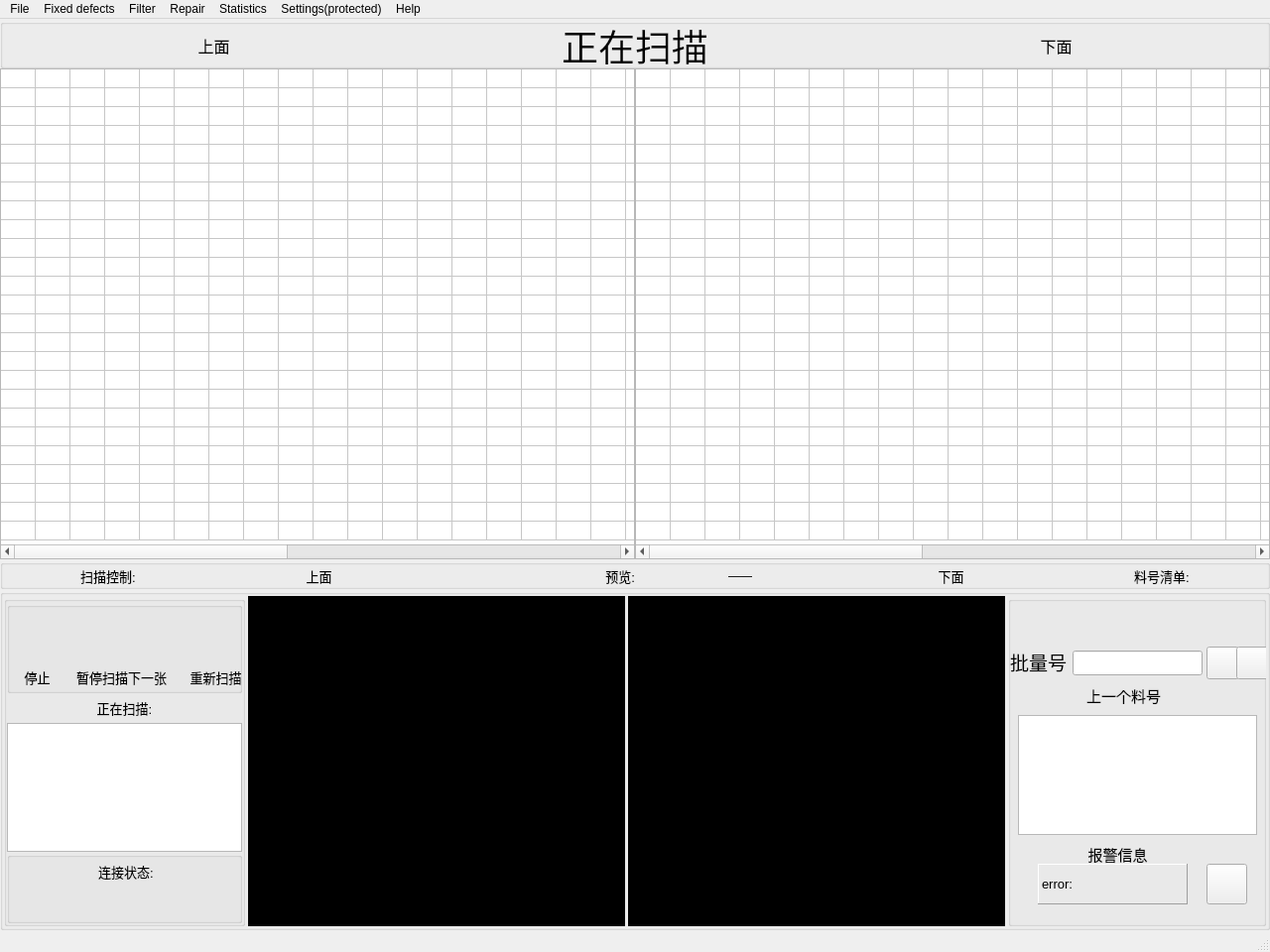
<?xml version="1.0" encoding="UTF-8"?>
<ui version="4.0">
 <class>MainWindow</class>
 <widget class="QMainWindow" name="MainWindow">
  <property name="geometry">
   <rect>
    <x>0</x>
    <y>0</y>
    <width>1276</width>
    <height>957</height>
   </rect>
  </property>
  <property name="windowTitle">
   <string>Optima Server</string>
  </property>
  <widget class="QWidget" name="centralWidget">
   <layout class="QGridLayout" name="gridLayout">
    <property name="leftMargin">
     <number>0</number>
    </property>
    <property name="topMargin">
     <number>0</number>
    </property>
    <property name="rightMargin">
     <number>0</number>
    </property>
    <property name="bottomMargin">
     <number>0</number>
    </property>
    <property name="spacing">
     <number>0</number>
    </property>
    <item row="1" column="0">
     <widget class="myTableWidget" name="tableWidget">
      <property name="minimumSize">
       <size>
        <width>0</width>
        <height>495</height>
       </size>
      </property>
      <property name="maximumSize">
       <size>
        <width>16777215</width>
        <height>495</height>
       </size>
      </property>
      <property name="styleSheet">
       <string notr="true"/>
      </property>
      <property name="rowCount">
       <number>25</number>
      </property>
      <property name="columnCount">
       <number>40</number>
      </property>
      <attribute name="horizontalHeaderVisible">
       <bool>false</bool>
      </attribute>
      <attribute name="horizontalHeaderMinimumSectionSize">
       <number>25</number>
      </attribute>
      <attribute name="horizontalHeaderDefaultSectionSize">
       <number>35</number>
      </attribute>
      <attribute name="verticalHeaderVisible">
       <bool>false</bool>
      </attribute>
      <attribute name="verticalHeaderMinimumSectionSize">
       <number>15</number>
      </attribute>
      <attribute name="verticalHeaderDefaultSectionSize">
       <number>19</number>
      </attribute>
      <row/>
      <row/>
      <row/>
      <row/>
      <row/>
      <row/>
      <row/>
      <row/>
      <row/>
      <row/>
      <row/>
      <row/>
      <row/>
      <row/>
      <row/>
      <row/>
      <row/>
      <row/>
      <row/>
      <row/>
      <row/>
      <row/>
      <row/>
      <row/>
      <row/>
      <column/>
      <column/>
      <column/>
      <column/>
      <column/>
      <column/>
      <column/>
      <column/>
      <column/>
      <column/>
      <column/>
      <column/>
      <column/>
      <column/>
      <column/>
      <column/>
      <column/>
      <column/>
      <column/>
      <column/>
      <column/>
      <column/>
      <column/>
      <column/>
      <column/>
      <column/>
      <column/>
      <column/>
      <column/>
      <column/>
      <column/>
      <column/>
      <column/>
      <column/>
      <column/>
      <column/>
      <column/>
      <column/>
      <column/>
      <column/>
     </widget>
    </item>
    <item row="0" column="0" colspan="2">
     <widget class="QGroupBox" name="groupBox_3">
      <property name="minimumSize">
       <size>
        <width>0</width>
        <height>50</height>
       </size>
      </property>
      <property name="maximumSize">
       <size>
        <width>16777215</width>
        <height>50</height>
       </size>
      </property>
      <property name="title">
       <string/>
      </property>
      <layout class="QHBoxLayout" name="horizontalLayout">
       <property name="spacing">
        <number>0</number>
       </property>
       <property name="leftMargin">
        <number>0</number>
       </property>
       <property name="topMargin">
        <number>0</number>
       </property>
       <property name="rightMargin">
        <number>0</number>
       </property>
       <property name="bottomMargin">
        <number>0</number>
       </property>
       <item>
        <widget class="QLabel" name="SLab">
         <property name="font">
          <font>
           <pointsize>12</pointsize>
          </font>
         </property>
         <property name="text">
          <string>上面</string>
         </property>
         <property name="alignment">
          <set>Qt::AlignCenter</set>
         </property>
        </widget>
       </item>
       <item>
        <widget class="MyLabel" name="stopLab">
         <property name="font">
          <font>
           <family>Arial</family>
           <pointsize>28</pointsize>
          </font>
         </property>
         <property name="text">
          <string>正在扫描</string>
         </property>
         <property name="scaledContents">
          <bool>false</bool>
         </property>
         <property name="alignment">
          <set>Qt::AlignCenter</set>
         </property>
        </widget>
       </item>
       <item>
        <widget class="QLabel" name="XLab">
         <property name="font">
          <font>
           <pointsize>12</pointsize>
          </font>
         </property>
         <property name="text">
          <string>下面</string>
         </property>
         <property name="alignment">
          <set>Qt::AlignCenter</set>
         </property>
        </widget>
       </item>
      </layout>
     </widget>
    </item>
    <item row="1" column="1">
     <widget class="myTableWidget" name="tableWidget_2">
      <property name="minimumSize">
       <size>
        <width>0</width>
        <height>495</height>
       </size>
      </property>
      <property name="maximumSize">
       <size>
        <width>16777215</width>
        <height>495</height>
       </size>
      </property>
      <property name="rowCount">
       <number>25</number>
      </property>
      <property name="columnCount">
       <number>40</number>
      </property>
      <attribute name="horizontalHeaderVisible">
       <bool>false</bool>
      </attribute>
      <attribute name="horizontalHeaderDefaultSectionSize">
       <number>35</number>
      </attribute>
      <attribute name="verticalHeaderVisible">
       <bool>false</bool>
      </attribute>
      <attribute name="verticalHeaderMinimumSectionSize">
       <number>15</number>
      </attribute>
      <attribute name="verticalHeaderDefaultSectionSize">
       <number>19</number>
      </attribute>
      <row/>
      <row/>
      <row/>
      <row/>
      <row/>
      <row/>
      <row/>
      <row/>
      <row/>
      <row/>
      <row/>
      <row/>
      <row/>
      <row/>
      <row/>
      <row/>
      <row/>
      <row/>
      <row/>
      <row/>
      <row/>
      <row/>
      <row/>
      <row/>
      <row/>
      <column/>
      <column/>
      <column/>
      <column/>
      <column/>
      <column/>
      <column/>
      <column/>
      <column/>
      <column/>
      <column/>
      <column/>
      <column/>
      <column/>
      <column/>
      <column/>
      <column/>
      <column/>
      <column/>
      <column/>
      <column/>
      <column/>
      <column/>
      <column/>
      <column/>
      <column/>
      <column/>
      <column/>
      <column/>
      <column/>
      <column/>
      <column/>
      <column/>
      <column/>
      <column/>
      <column/>
      <column/>
      <column/>
      <column/>
      <column/>
     </widget>
    </item>
    <item row="2" column="0" colspan="2">
     <widget class="QGroupBox" name="groupBox_4">
      <property name="minimumSize">
       <size>
        <width>0</width>
        <height>30</height>
       </size>
      </property>
      <property name="maximumSize">
       <size>
        <width>16777215</width>
        <height>30</height>
       </size>
      </property>
      <property name="title">
       <string/>
      </property>
      <layout class="QHBoxLayout" name="horizontalLayout_2">
       <property name="spacing">
        <number>0</number>
       </property>
       <property name="leftMargin">
        <number>0</number>
       </property>
       <property name="topMargin">
        <number>0</number>
       </property>
       <property name="rightMargin">
        <number>0</number>
       </property>
       <property name="bottomMargin">
        <number>0</number>
       </property>
       <item>
        <widget class="QLabel" name="scanConLab">
         <property name="font">
          <font>
           <pointsize>10</pointsize>
          </font>
         </property>
         <property name="text">
          <string>扫描控制:</string>
         </property>
         <property name="alignment">
          <set>Qt::AlignCenter</set>
         </property>
        </widget>
       </item>
       <item>
        <widget class="QLabel" name="label_2">
         <property name="font">
          <font>
           <pointsize>10</pointsize>
          </font>
         </property>
         <property name="text">
          <string>上面</string>
         </property>
         <property name="alignment">
          <set>Qt::AlignCenter</set>
         </property>
        </widget>
       </item>
       <item>
        <widget class="QLabel" name="previewLab">
         <property name="font">
          <font>
           <pointsize>10</pointsize>
          </font>
         </property>
         <property name="text">
          <string>预览:</string>
         </property>
         <property name="alignment">
          <set>Qt::AlignRight|Qt::AlignTrailing|Qt::AlignVCenter</set>
         </property>
        </widget>
       </item>
       <item>
        <widget class="QLabel" name="viewNumLab">
         <property name="text">
          <string>——</string>
         </property>
         <property name="alignment">
          <set>Qt::AlignCenter</set>
         </property>
        </widget>
       </item>
       <item>
        <widget class="QLabel" name="label_6">
         <property name="font">
          <font>
           <pointsize>10</pointsize>
          </font>
         </property>
         <property name="text">
          <string>下面</string>
         </property>
         <property name="alignment">
          <set>Qt::AlignCenter</set>
         </property>
        </widget>
       </item>
       <item>
        <widget class="QLabel" name="listLab">
         <property name="font">
          <font>
           <pointsize>10</pointsize>
          </font>
         </property>
         <property name="text">
          <string>料号清单:</string>
         </property>
         <property name="alignment">
          <set>Qt::AlignCenter</set>
         </property>
        </widget>
       </item>
      </layout>
     </widget>
    </item>
    <item row="3" column="0" colspan="2">
     <widget class="QGroupBox" name="groupBox">
      <property name="title">
       <string/>
      </property>
      <layout class="QHBoxLayout" name="horizontalLayout_3">
       <property name="spacing">
        <number>3</number>
       </property>
       <property name="leftMargin">
        <number>1</number>
       </property>
       <property name="topMargin">
        <number>1</number>
       </property>
       <property name="rightMargin">
        <number>1</number>
       </property>
       <property name="bottomMargin">
        <number>1</number>
       </property>
       <item>
        <widget class="QGroupBox" name="groupBox_5">
         <property name="minimumSize">
          <size>
           <width>243</width>
           <height>70</height>
          </size>
         </property>
         <property name="maximumSize">
          <size>
           <width>243</width>
           <height>16777215</height>
          </size>
         </property>
         <property name="title">
          <string/>
         </property>
         <layout class="QVBoxLayout" name="verticalLayout" stretch="1,1,1,1">
          <property name="spacing">
           <number>0</number>
          </property>
          <property name="leftMargin">
           <number>0</number>
          </property>
          <property name="topMargin">
           <number>0</number>
          </property>
          <property name="rightMargin">
           <number>0</number>
          </property>
          <property name="bottomMargin">
           <number>0</number>
          </property>
          <item>
           <widget class="QGroupBox" name="groupBox_7">
            <property name="minimumSize">
             <size>
              <width>0</width>
              <height>92</height>
             </size>
            </property>
            <property name="maximumSize">
             <size>
              <width>1677215</width>
              <height>92</height>
             </size>
            </property>
            <property name="title">
             <string/>
            </property>
            <widget class="QPushButton" name="stopBtn">
             <property name="geometry">
              <rect>
               <x>10</x>
               <y>0</y>
               <width>65</width>
               <height>65</height>
              </rect>
             </property>
             <property name="minimumSize">
              <size>
               <width>65</width>
               <height>65</height>
              </size>
             </property>
             <property name="maximumSize">
              <size>
               <width>65</width>
               <height>65</height>
              </size>
             </property>
             <property name="text">
              <string/>
             </property>
             <property name="checkable">
              <bool>true</bool>
             </property>
             <property name="flat">
              <bool>true</bool>
             </property>
            </widget>
            <widget class="QPushButton" name="pauseBtn">
             <property name="geometry">
              <rect>
               <x>90</x>
               <y>0</y>
               <width>65</width>
               <height>65</height>
              </rect>
             </property>
             <property name="minimumSize">
              <size>
               <width>65</width>
               <height>65</height>
              </size>
             </property>
             <property name="maximumSize">
              <size>
               <width>65</width>
               <height>65</height>
              </size>
             </property>
             <property name="text">
              <string/>
             </property>
             <property name="checkable">
              <bool>true</bool>
             </property>
             <property name="checked">
              <bool>false</bool>
             </property>
             <property name="flat">
              <bool>true</bool>
             </property>
            </widget>
            <widget class="QPushButton" name="restartBtn">
             <property name="geometry">
              <rect>
               <x>170</x>
               <y>0</y>
               <width>65</width>
               <height>65</height>
              </rect>
             </property>
             <property name="minimumSize">
              <size>
               <width>65</width>
               <height>65</height>
              </size>
             </property>
             <property name="maximumSize">
              <size>
               <width>65</width>
               <height>65</height>
              </size>
             </property>
             <property name="text">
              <string/>
             </property>
             <property name="checkable">
              <bool>true</bool>
             </property>
             <property name="flat">
              <bool>true</bool>
             </property>
            </widget>
            <widget class="QLabel" name="label_7">
             <property name="geometry">
              <rect>
               <x>10</x>
               <y>60</y>
               <width>41</width>
               <height>31</height>
              </rect>
             </property>
             <property name="font">
              <font>
               <pointsize>10</pointsize>
              </font>
             </property>
             <property name="text">
              <string>停止</string>
             </property>
             <property name="alignment">
              <set>Qt::AlignCenter</set>
             </property>
            </widget>
            <widget class="QLabel" name="label_9">
             <property name="geometry">
              <rect>
               <x>50</x>
               <y>60</y>
               <width>131</width>
               <height>31</height>
              </rect>
             </property>
             <property name="font">
              <font>
               <pointsize>10</pointsize>
              </font>
             </property>
             <property name="text">
              <string>暂停扫描下一张</string>
             </property>
             <property name="alignment">
              <set>Qt::AlignCenter</set>
             </property>
            </widget>
            <widget class="QLabel" name="label_10">
             <property name="geometry">
              <rect>
               <x>180</x>
               <y>60</y>
               <width>61</width>
               <height>31</height>
              </rect>
             </property>
             <property name="font">
              <font>
               <pointsize>10</pointsize>
              </font>
             </property>
             <property name="text">
              <string>重新扫描</string>
             </property>
             <property name="alignment">
              <set>Qt::AlignCenter</set>
             </property>
            </widget>
           </widget>
          </item>
          <item>
           <widget class="QLabel" name="scanRunLab">
            <property name="minimumSize">
             <size>
              <width>0</width>
              <height>30</height>
             </size>
            </property>
            <property name="maximumSize">
             <size>
              <width>15555557</width>
              <height>30</height>
             </size>
            </property>
            <property name="font">
             <font>
              <pointsize>10</pointsize>
             </font>
            </property>
            <property name="text">
             <string>正在扫描:</string>
            </property>
            <property name="alignment">
             <set>Qt::AlignCenter</set>
            </property>
           </widget>
          </item>
          <item>
           <widget class="QTextEdit" name="textEdit">
            <property name="minimumSize">
             <size>
              <width>0</width>
              <height>130</height>
             </size>
            </property>
            <property name="maximumSize">
             <size>
              <width>16777215</width>
              <height>130</height>
             </size>
            </property>
            <property name="font">
             <font>
              <family>Arial</family>
              <pointsize>13</pointsize>
             </font>
            </property>
            <property name="readOnly">
             <bool>false</bool>
            </property>
           </widget>
          </item>
          <item>
           <widget class="QGroupBox" name="groupBox_6">
            <property name="title">
             <string/>
            </property>
            <widget class="QLabel" name="label">
             <property name="geometry">
              <rect>
               <x>90</x>
               <y>10</y>
               <width>60</width>
               <height>20</height>
              </rect>
             </property>
             <property name="minimumSize">
              <size>
               <width>60</width>
               <height>20</height>
              </size>
             </property>
             <property name="maximumSize">
              <size>
               <width>60</width>
               <height>20</height>
              </size>
             </property>
             <property name="font">
              <font>
               <pointsize>10</pointsize>
              </font>
             </property>
             <property name="text">
              <string>连接状态:</string>
             </property>
             <property name="alignment">
              <set>Qt::AlignCenter</set>
             </property>
            </widget>
            <widget class="QLabel" name="label_3">
             <property name="geometry">
              <rect>
               <x>0</x>
               <y>40</y>
               <width>31</width>
               <height>31</height>
              </rect>
             </property>
             <property name="styleSheet">
              <string notr="true">image: url(:/pic/image/lose.jpg);</string>
             </property>
             <property name="text">
              <string/>
             </property>
            </widget>
            <widget class="QLabel" name="label_4">
             <property name="geometry">
              <rect>
               <x>30</x>
               <y>40</y>
               <width>31</width>
               <height>31</height>
              </rect>
             </property>
             <property name="styleSheet">
              <string notr="true">image: url(:/pic/image/lose.jpg);</string>
             </property>
             <property name="text">
              <string/>
             </property>
            </widget>
            <widget class="QLabel" name="label_5">
             <property name="geometry">
              <rect>
               <x>60</x>
               <y>40</y>
               <width>31</width>
               <height>31</height>
              </rect>
             </property>
             <property name="styleSheet">
              <string notr="true">image: url(:/pic/image/lose.jpg);</string>
             </property>
             <property name="text">
              <string/>
             </property>
            </widget>
            <widget class="QLabel" name="label_8">
             <property name="geometry">
              <rect>
               <x>90</x>
               <y>40</y>
               <width>31</width>
               <height>31</height>
              </rect>
             </property>
             <property name="styleSheet">
              <string notr="true">image: url(:/pic/image/lose.jpg);</string>
             </property>
             <property name="text">
              <string/>
             </property>
            </widget>
            <widget class="QLabel" name="label_11">
             <property name="geometry">
              <rect>
               <x>120</x>
               <y>40</y>
               <width>31</width>
               <height>31</height>
              </rect>
             </property>
             <property name="styleSheet">
              <string notr="true">image: url(:/pic/image/lose.jpg);</string>
             </property>
             <property name="text">
              <string/>
             </property>
            </widget>
            <widget class="QLabel" name="label_12">
             <property name="geometry">
              <rect>
               <x>150</x>
               <y>40</y>
               <width>31</width>
               <height>31</height>
              </rect>
             </property>
             <property name="styleSheet">
              <string notr="true">image: url(:/pic/image/lose.jpg);</string>
             </property>
            </widget>
            <widget class="QLabel" name="label_13">
             <property name="geometry">
              <rect>
               <x>180</x>
               <y>40</y>
               <width>31</width>
               <height>31</height>
              </rect>
             </property>
             <property name="styleSheet">
              <string notr="true">image: url(:/pic/image/lose.jpg);</string>
             </property>
            </widget>
            <widget class="QLabel" name="label_14">
             <property name="geometry">
              <rect>
               <x>210</x>
               <y>40</y>
               <width>31</width>
               <height>31</height>
              </rect>
             </property>
             <property name="styleSheet">
              <string notr="true">image: url(:/pic/image/lose.jpg);</string>
             </property>
            </widget>
           </widget>
          </item>
         </layout>
        </widget>
       </item>
       <item>
        <widget class="QLabel" name="upLab">
         <property name="sizePolicy">
          <sizepolicy hsizetype="Fixed" vsizetype="Fixed">
           <horstretch>0</horstretch>
           <verstretch>0</verstretch>
          </sizepolicy>
         </property>
         <property name="minimumSize">
          <size>
           <width>380</width>
           <height>333</height>
          </size>
         </property>
         <property name="maximumSize">
          <size>
           <width>380</width>
           <height>333</height>
          </size>
         </property>
         <property name="font">
          <font>
           <pointsize>24</pointsize>
           <weight>75</weight>
           <bold>true</bold>
          </font>
         </property>
         <property name="styleSheet">
          <string notr="true">background-color: rgb(0, 0, 0);</string>
         </property>
         <property name="text">
          <string/>
         </property>
         <property name="scaledContents">
          <bool>false</bool>
         </property>
         <property name="alignment">
          <set>Qt::AlignCenter</set>
         </property>
         <property name="wordWrap">
          <bool>true</bool>
         </property>
        </widget>
       </item>
       <item>
        <widget class="QLabel" name="downLab">
         <property name="sizePolicy">
          <sizepolicy hsizetype="Fixed" vsizetype="Fixed">
           <horstretch>0</horstretch>
           <verstretch>0</verstretch>
          </sizepolicy>
         </property>
         <property name="minimumSize">
          <size>
           <width>380</width>
           <height>333</height>
          </size>
         </property>
         <property name="maximumSize">
          <size>
           <width>380</width>
           <height>333</height>
          </size>
         </property>
         <property name="font">
          <font>
           <family>Arial</family>
           <pointsize>24</pointsize>
          </font>
         </property>
         <property name="styleSheet">
          <string notr="true">background-color: rgb(0, 0, 0);</string>
         </property>
         <property name="text">
          <string/>
         </property>
         <property name="scaledContents">
          <bool>false</bool>
         </property>
         <property name="alignment">
          <set>Qt::AlignCenter</set>
         </property>
        </widget>
       </item>
       <item>
        <widget class="QGroupBox" name="groupBox_2">
         <property name="minimumSize">
          <size>
           <width>260</width>
           <height>0</height>
          </size>
         </property>
         <property name="maximumSize">
          <size>
           <width>260</width>
           <height>16777215</height>
          </size>
         </property>
         <property name="font">
          <font>
           <pointsize>10</pointsize>
          </font>
         </property>
         <property name="title">
          <string/>
         </property>
         <widget class="QLabel" name="batchLab">
          <property name="geometry">
           <rect>
            <x>2</x>
            <y>51</y>
            <width>57</width>
            <height>31</height>
           </rect>
          </property>
          <property name="font">
           <font>
            <family>Arial</family>
            <pointsize>14</pointsize>
           </font>
          </property>
          <property name="text">
           <string>批量号</string>
          </property>
          <property name="alignment">
           <set>Qt::AlignCenter</set>
          </property>
         </widget>
         <widget class="QLineEdit" name="lineEdit_2">
          <property name="geometry">
           <rect>
            <x>65</x>
            <y>55</y>
            <width>131</width>
            <height>25</height>
           </rect>
          </property>
          <property name="minimumSize">
           <size>
            <width>0</width>
            <height>25</height>
           </size>
          </property>
          <property name="font">
           <font>
            <family>Arial</family>
            <pointsize>14</pointsize>
           </font>
          </property>
          <property name="alignment">
           <set>Qt::AlignCenter</set>
          </property>
         </widget>
         <widget class="QLabel" name="lastNumLab">
          <property name="geometry">
           <rect>
            <x>16</x>
            <y>90</y>
            <width>201</width>
            <height>21</height>
           </rect>
          </property>
          <property name="font">
           <font>
            <pointsize>11</pointsize>
           </font>
          </property>
          <property name="text">
           <string>上一个料号</string>
          </property>
          <property name="alignment">
           <set>Qt::AlignCenter</set>
          </property>
         </widget>
         <widget class="QLabel" name="alarmInfLab">
          <property name="geometry">
           <rect>
            <x>10</x>
            <y>249</y>
            <width>201</width>
            <height>21</height>
           </rect>
          </property>
          <property name="font">
           <font>
            <family>Arial</family>
            <pointsize>11</pointsize>
           </font>
          </property>
          <property name="text">
           <string>报警信息</string>
          </property>
          <property name="alignment">
           <set>Qt::AlignHCenter|Qt::AlignTop</set>
          </property>
         </widget>
         <widget class="QPushButton" name="exit_Btn">
          <property name="geometry">
           <rect>
            <x>200</x>
            <y>270</y>
            <width>41</width>
            <height>41</height>
           </rect>
          </property>
          <property name="styleSheet">
           <string notr="true">border-image: url(:/pic/image/exit.png);</string>
          </property>
          <property name="text">
           <string/>
          </property>
          <property name="iconSize">
           <size>
            <width>33</width>
            <height>40</height>
           </size>
          </property>
         </widget>
         <widget class="QLabel" name="errorLab">
          <property name="geometry">
           <rect>
            <x>30</x>
            <y>270</y>
            <width>151</width>
            <height>41</height>
           </rect>
          </property>
          <property name="font">
           <font>
            <pointsize>10</pointsize>
           </font>
          </property>
          <property name="frameShape">
           <enum>QFrame::Panel</enum>
          </property>
          <property name="frameShadow">
           <enum>QFrame::Raised</enum>
          </property>
          <property name="text">
           <string>error:</string>
          </property>
         </widget>
         <widget class="myLineEdit" name="textEdit_2">
          <property name="geometry">
           <rect>
            <x>10</x>
            <y>120</y>
            <width>241</width>
            <height>121</height>
           </rect>
          </property>
          <property name="font">
           <font>
            <family>Arial</family>
            <pointsize>13</pointsize>
           </font>
          </property>
          <property name="readOnly">
           <bool>false</bool>
          </property>
         </widget>
         <widget class="QPushButton" name="greenBtn">
          <property name="geometry">
           <rect>
            <x>200</x>
            <y>51</y>
            <width>33</width>
            <height>33</height>
           </rect>
          </property>
          <property name="minimumSize">
           <size>
            <width>33</width>
            <height>33</height>
           </size>
          </property>
          <property name="maximumSize">
           <size>
            <width>33</width>
            <height>33</height>
           </size>
          </property>
          <property name="styleSheet">
           <string notr="true">border-image: url(:/pic/image/green.png);</string>
          </property>
          <property name="text">
           <string/>
          </property>
         </widget>
         <widget class="QPushButton" name="redBtn">
          <property name="geometry">
           <rect>
            <x>230</x>
            <y>51</y>
            <width>33</width>
            <height>33</height>
           </rect>
          </property>
          <property name="minimumSize">
           <size>
            <width>33</width>
            <height>33</height>
           </size>
          </property>
          <property name="maximumSize">
           <size>
            <width>33</width>
            <height>33</height>
           </size>
          </property>
          <property name="styleSheet">
           <string notr="true">border-image: url(:/pic/image/red.png);</string>
          </property>
          <property name="text">
           <string/>
          </property>
          <property name="checkable">
           <bool>true</bool>
          </property>
         </widget>
         <widget class="QLabel" name="serverdLab">
          <property name="geometry">
           <rect>
            <x>10</x>
            <y>10</y>
            <width>241</width>
            <height>31</height>
           </rect>
          </property>
          <property name="font">
           <font>
            <family>Arial</family>
            <pointsize>14</pointsize>
           </font>
          </property>
          <property name="text">
           <string/>
          </property>
          <property name="alignment">
           <set>Qt::AlignCenter</set>
          </property>
         </widget>
        </widget>
       </item>
      </layout>
     </widget>
    </item>
   </layout>
  </widget>
  <widget class="QMenuBar" name="menuBar">
   <property name="geometry">
    <rect>
     <x>0</x>
     <y>0</y>
     <width>1276</width>
     <height>23</height>
    </rect>
   </property>
   <widget class="QMenu" name="menufile">
    <property name="title">
     <string>File</string>
    </property>
   </widget>
   <widget class="QMenu" name="menuFixed_Defects">
    <property name="title">
     <string>Fixed defects</string>
    </property>
    <addaction name="action_defect_warning"/>
   </widget>
   <widget class="QMenu" name="menuFilter">
    <property name="title">
     <string>Filter</string>
    </property>
   </widget>
   <widget class="QMenu" name="menuRepair">
    <property name="title">
     <string>Repair</string>
    </property>
   </widget>
   <widget class="QMenu" name="menuStatistics">
    <property name="title">
     <string>Statistics</string>
    </property>
   </widget>
   <widget class="QMenu" name="menuSettings_protected">
    <property name="title">
     <string>Settings(protected)</string>
    </property>
    <addaction name="actionPreferences"/>
   </widget>
   <widget class="QMenu" name="menuHelp">
    <property name="title">
     <string>Help</string>
    </property>
   </widget>
   <addaction name="menufile"/>
   <addaction name="menuFixed_Defects"/>
   <addaction name="menuFilter"/>
   <addaction name="menuRepair"/>
   <addaction name="menuStatistics"/>
   <addaction name="menuSettings_protected"/>
   <addaction name="menuHelp"/>
  </widget>
  <widget class="QStatusBar" name="statusBar"/>
  <action name="actionPreferences">
   <property name="text">
    <string>Preferences</string>
   </property>
   <property name="toolTip">
    <string>设置缺陷个数</string>
   </property>
  </action>
  <action name="action_defect_warning">
   <property name="text">
    <string>Warning</string>
   </property>
   <property name="toolTip">
    <string>重复缺陷位置警告</string>
   </property>
  </action>
 </widget>
 <layoutdefault spacing="6" margin="11"/>
 <customwidgets>
  <customwidget>
   <class>myLineEdit</class>
   <extends>QTextEdit</extends>
   <header location="global">mylineedit.h</header>
  </customwidget>
  <customwidget>
   <class>myTableWidget</class>
   <extends>QTableWidget</extends>
   <header location="global">mytablewidget.h</header>
  </customwidget>
  <customwidget>
   <class>MyLabel</class>
   <extends>QLabel</extends>
   <header location="global">mylabel.h</header>
  </customwidget>
 </customwidgets>
 <resources/>
 <connections/>
</ui>
